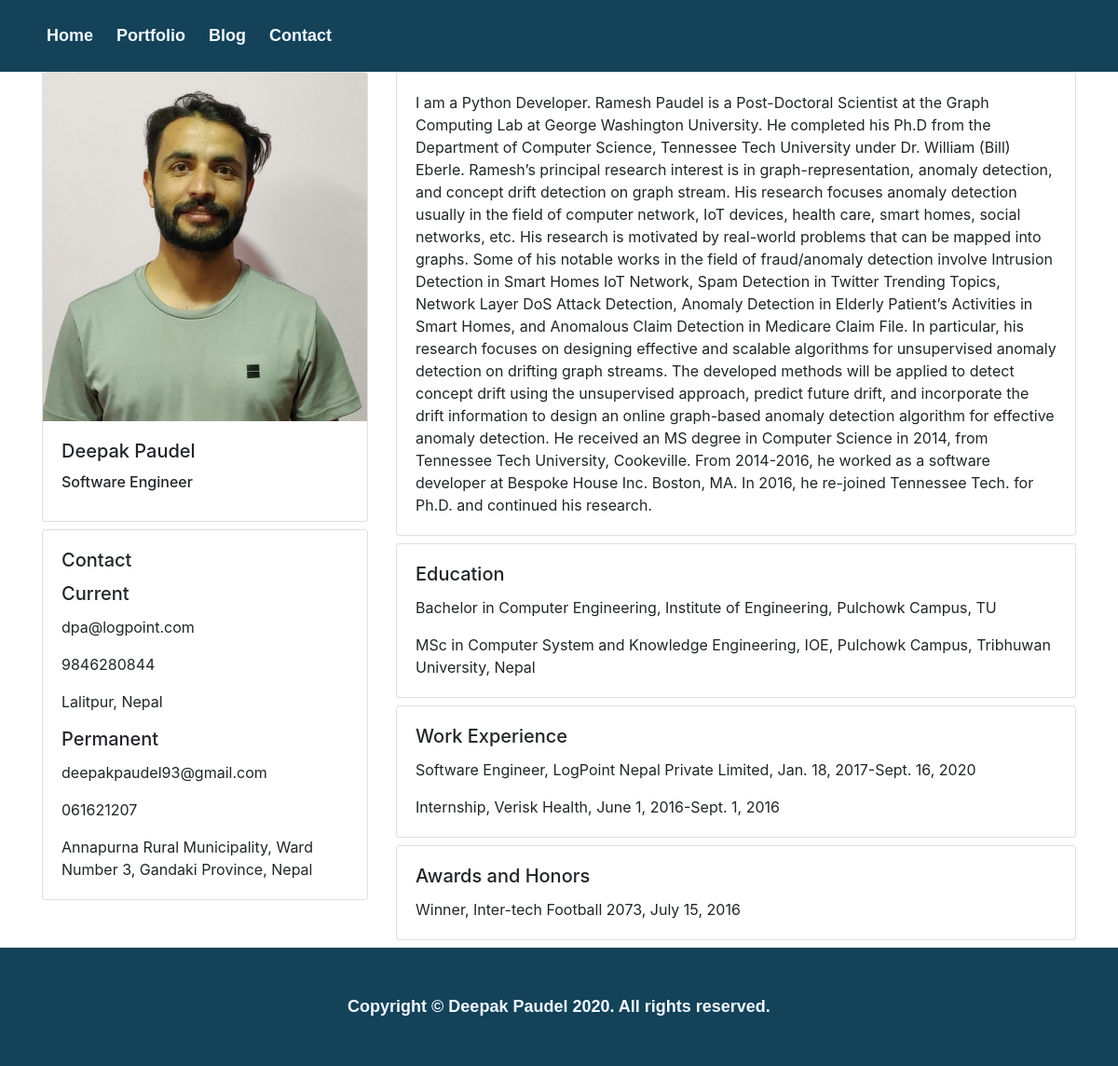
/main/, run on the app's committed database.
### main/models.py (models this page shows, shortened)
class Person(models.Model):
    name = models.CharField(max_length=200)
    about = models.TextField()
    title = models.CharField(max_length=200)

class Contact(models.Model):
    AddressType = models.TextChoices('AddressType', 'Current Permanent')
    address = models.CharField(max_length=200)
    email = models.EmailField()
    phone = models.CharField(max_length=14)
    user = models.ForeignKey('Person',  on_delete=models.CASCADE, null=True)
    address_type = models.CharField(blank=True, choices=AddressType.choices, max_length=12)

class Education(models.Model):
    degree = models.CharField(max_length=200)
    course = models.TextField()
    institution = models.CharField(max_length=200)
    start_date = models.DateField(null=True)
    end_date = models.DateField(null=True)
    description = models.TextField()
    user = models.ForeignKey('Person',  on_delete=models.CASCADE, null=True)

class Experience(models.Model):
    title = models.CharField(max_length=200)
    description = models.TextField()
    company = models.CharField(max_length=100)
    start_date = models.DateField(null=True)
    end_date = models.DateField(null=True)
    user = models.ForeignKey('Person',  on_delete=models.CASCADE, null=True)

class AwardsAndHonour(models.Model):
    title = models.CharField(max_length=200)
    description = models.TextField()
    date = models.DateField()
    user = models.ForeignKey('Person',  on_delete=models.CASCADE, null=True)

### main/views.py (the view)
# urls.py: path("", views.personal_info, name="personal_info"),
def personal_info(request):
    user = Person.objects.get(pk=1)
    educations = Education.objects.filter(user=user)
    contacts = Contact.objects.filter(user=user)
    experiences = Experience.objects.filter(user=user)
    awards = AwardsAndHonour.objects.filter(user=user)
    context = {
        'user': user,
        'educations': educations,
        'contacts': contacts,
        'experiences': experiences,
        'awards': awards
    }
    return render(request, 'personal_info.html', context)

### main/templates/personal_info.html
{% extends "base.html" %}
{% load static %}
{% block page_content %}
<div class="row">
    <div class="col-md-4">
        <div class="card mb-2">
            <img class="card-img-top" src="{% static 'img/my_photo.jpg' %}">
            <div class="card-body">
                <h5 class="card-title">{{ user.name }}</h5>
                <h6 class="card-title">{{ user.title }}</h6>
            </div>
        </div>
        <div class="card mb-2">
            <div class="card-body">
                <h5 class="card-title">Contact</h5>
                {% for contact in contacts %}
                    <h5 class="card-title">{{ contact.address_type }}</h5>
                    <p class="card-text" type="email">{{ contact.email }}</p>
                    <p class="card-text">{{ contact.phone }}</p>
                    <p class="card-text">{{ contact.address }}</p>
                {% endfor %}
            </div>
        </div>
    </div>
    <div class="col-md-8">
        <div class="card mb-2">
            <div class="card-body">
                <p class="card-text">{{ user.about }}</p>
            </div>
        </div>
        <div class="card mb-2">
            <div class="card-body">
                <h5 class="card-title">Education</h5>
                {% for education in educations %}
                    <p class="card-text">{{ education.degree }} in {{ education.course }}, {{ education.institution }}</p>
                {% endfor %}
            </div>
        </div>
        <div class="card mb-2">
            <div class="card-body">
                <h5 class="card-title">Work Experience</h5>
                {% for experience in experiences %}
                    <p class="card-text">{{ experience.title }}, {{ experience.company }}, {{ experience.start_date }}-{{ experience.end_date }}</p>
                {% endfor %}
            </div>
        </div>
        <div class="card mb-2">
            <div class="card-body">
                <h5 class="card-title">Awards and Honors</h5>
                {% for award in awards %}
                    <p class="card-text">{{ award.title }}, {{ award.description }}, {{ award.date }}</p>
                {% endfor %}
            </div>
        </div>
    </div>
</div>
{% endblock %}

### personal_portfolio/templates/base.html (shortened to what this page needs)
<!DOCTYPE html>
{% load static %}
<html lang="en">
<head>
    <link rel="stylesheet" href="https://stackpath.bootstrapcdn.com/bootstrap/4.1.3/css/bootstrap.min.css">
    <link rel="stylesheet" href="https://use.fontawesome.com/releases/v5.5.0/css/all.css">
    <link rel="stylesheet" href="{% static 'css/styles.css' %}">
</head>
<body>
    <header>
        <nav>
            <ul>
                <li><a href="{% url 'personal_info' %}">Home</a></li>
                <li><a href="{% url 'project_index' %}">Portfolio</a></li>
                <li><a href="{% url 'blog_index' %}">Blog</a></li>
                <li><a href="{% url 'contact_form' %}">Contact</a></li>
            </ul>
        </nav>
    </header>
    <div class="container">
        {% block page_content %}{% endblock %}
    </div>
    <footer class="footer">
        {% include 'footer.html' %}
    </footer>
</body>
</html>

### personal_portfolio/templates/footer.html
<footer class="footer-container">
Copyright © Deepak Paudel 2020. All rights reserved.
</footer>

### main/static/css/styles.css (style rules this page uses)
ul { margin: 0px; padding: 0px; list-style-type: none; }
li { display: inline-block; margin-right: 20px; }
a { text-decoration: none; color: aliceblue; font-family: 'Work Sans', sans-serif; }
nav { padding: 20px; max-width: 1140px; margin-right: auto; margin-left: auto; width: 100%; }
.footer-container { font-family: 'Work Sans', sans-serif; color: aliceblue; font-weight: 700; font-size: 18px; padding-bottom: 50px; padding-top: 50px; text-align: center; background-color: #134259; }
header { font-family: 'Work Sans', sans-serif; color: aliceblue; font-weight: 700; font-size: 18px; padding: 5px; background-color: #134259; }

### data on the page
Person: name "Deepak Paudel", title "Software Engineer", about "I am a Python Developer. Ramesh Paudel is a Post-Doctoral Scientist at the Graph Computing Lab at George Washington University. He completed his Ph.D from the Department of Computer Science, Tennessee Tech University under Dr. William (Bill) Eberle. Ramesh’s principal research interest is in graph-representation, anomaly detection, and concept drift detection on graph stream. His research focuses anomaly detection usually in the field of computer network, IoT devices, health care, smart homes, social networks, etc. His research is motivated by real-world problems that can be mapped into graphs. Some of his notable works in the field of fraud/anomaly detection involve Intrusion Detection in…"
Contact: address_type "Current", email "dpa@logpoint.com", phone "9846280844", address "Lalitpur, Nepal"
Contact: address_type "Permanent", email "deepakpaudel93@gmail.com", phone "061621207", address "Annapurna Rural Municipality, Ward Number 3, Gandaki Province, Nepal"
Education: degree "Bachelor", course "Computer Engineering", institution "Institute of Engineering, Pulchowk Campus, TU"
Education: degree "MSc", course "Computer System and Knowledge Engineering", institution "IOE, Pulchowk Campus, Tribhuwan University, Nepal"
Experience: title "Software Engineer", company "LogPoint Nepal Private Limited", start_date "Jan. 18, 2017", end_date "Sept. 16, 2020"
Experience: title "Internship", company "Verisk Health", start_date "June 1, 2016", end_date "Sept. 1, 2016"
AwardsAndHonour: title "Winner", description "Inter-tech Football 2073", date "July 15, 2016"
